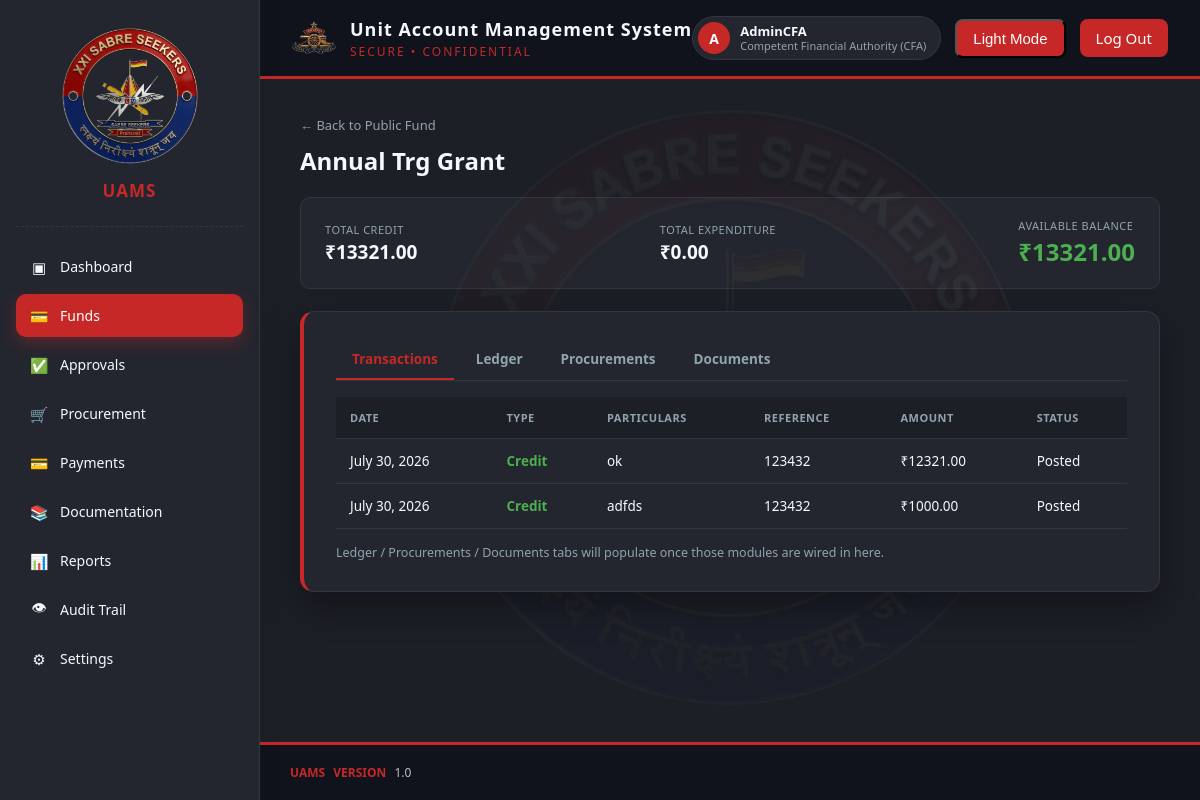
The page /finance/funds/sub-head/e71c5ec3-fc21-4b76-9688-26a798020fd8/ (signed in) on the database its author committed.
### authentication/models.py (models this page shows)
class User(AbstractUser):
    ROLE_CHOICES = [
        ('HEAD_CLERK', 'Head Clerk'),
        ('ACCOUNTS_CLERK', 'Accounts Clerk'),
        ('ACCOUNTS_JCO', 'Accounts JCO'),
        ('ACCOUNTS_OFFICER', 'Accounts Officer'),
        ('CFA', 'Competent Financial Authority (CFA)'),
        ('ADMINISTRATOR', 'Administrator'),
    ]
    STATUS_CHOICES = [
        ('ACTIVE', 'Active'),
        ('SUSPENDED', 'Suspended'),
        ('INACTIVE', 'Inactive'),
    ]
    id = models.UUIDField(primary_key=True, default=uuid.uuid4, editable=False)
    role = models.CharField(max_length=30, choices=ROLE_CHOICES, default='ACCOUNTS_CLERK')
    status = models.CharField(max_length=20, choices=STATUS_CHOICES, default='ACTIVE')
    class Meta:
        db_table = 'uams_users'

### masterdata/models.py (models this page shows, shortened)
class SubHead(CoreModel):
    fund_head = models.ForeignKey(
        FundHead, on_delete=models.PROTECT, related_name="sub_heads"
    )
    name = models.CharField(max_length=150)
    code = models.CharField(max_length=20)
    is_active = models.BooleanField(default=True)
    class Meta:
        db_table = "md_sub_heads"
        ordering = ["fund_head__name", "name"]
        unique_together = ("fund_head", "code")
        verbose_name_plural = "Sub Heads"

class FundHead(CoreModel):
    name = models.CharField(max_length=150, unique=True)
    code = models.CharField(max_length=20, unique=True)
    is_active = models.BooleanField(default=True)
    class Meta:
        db_table = "md_fund_heads"
        ordering = ["name"]

### finance/models.py (models this page shows, shortened)
class FundTransaction(CoreModel):
    TRANSACTION_TYPE_CHOICES = [
        ("OPENING", "Opening Balance"),
        ("CREDIT", "Additional Credit"),
        ("EXPENDITURE", "Actual Expenditure"),
        ("CREDIT_REVERSAL", "Credit Reversal"),
        ("EXPENDITURE_REVERSAL", "Expenditure Reversal"),
        ("ADJUSTMENT_CREDIT", "Credit Adjustment"),
        ("ADJUSTMENT_DEBIT", "Debit Adjustment"),
    ]
    financial_year = models.ForeignKey(
        FinancialYear,
        on_delete=models.PROTECT,
        related_name="fund_transactions",
    )
    sub_head = models.ForeignKey(
        SubHead,
        on_delete=models.PROTECT,
        related_name="fund_transactions",
    )
    transaction_type = models.CharField(
        max_length=30,
        choices=TRANSACTION_TYPE_CHOICES,
    )
    amount = models.DecimalField(
        max_digits=15,
        decimal_places=2,
        validators=[MinValueValidator(Decimal("0.01"))],
    )
    transaction_date = models.DateField(
        default=timezone.localdate,
    )
    fund_entry = models.OneToOneField(
        FundEntry,
        on_delete=models.PROTECT,
        related_name="ledger_transaction",
        blank=True,
        null=True,
    )
    reference_number = models.CharField(
        max_length=100,
        blank=True,
        null=True,
    )
    reference_type = models.CharField(
        max_length=50,
        blank=True,
        null=True,
        help_text="Example: FUND_ENTRY, PAYMENT or REVERSAL.",
    )
    reference_id = models.PositiveBigIntegerField(
        blank=True,
        null=True,
    )
    remarks = models.TextField(
        blank=True,
        null=True,
    )
    is_reversed = models.BooleanField(
        default=False,
    )
    class Meta:
        db_table = "fin_fund_transactions"
        ordering = ["-transaction_date", "-created_at"]
        verbose_name = "Fund Transaction"
        verbose_name_plural = "Fund Transactions"
    @property
    def debit_amount(self):
        debit_types = {
            "EXPENDITURE",
            "CREDIT_REVERSAL",
            "ADJUSTMENT_DEBIT",
        }
        if self.transaction_type in debit_types:
            return self.amount
        return Decimal("0.00")

### finance/views.py (the view)
@login_required
def sub_head_detail(request, pk):
    role = getattr(request.user, "role", None)
    if role not in FUND_ROLES:
        raise PermissionDenied(
            "You are not authorised to access Funds."
        )
    sub_head = get_object_or_404(
        SubHead.objects.select_related("fund_head"), pk=pk
    )
    txns = FundTransaction.objects.filter(sub_head=sub_head)
    summary = _balance_summary(txns)
    transactions = txns.order_by("-transaction_date", "-created_at")
    context = {
        "sub_head": sub_head,
        "summary": summary,
        "transactions": transactions,
        "role": role,
    }
    return render(request, "finance/sub_head_detail.html", context)

### core_base/models.py (called while the page is built)
    def get_queryset(self):
        return super().get_queryset().filter(is_deleted=False)

### finance/views.py (called while the page is built)
def _balance_summary(transaction_qs):
    totals = transaction_qs.aggregate(
        total_credit=Coalesce(
            Sum("amount", filter=Q(transaction_type__in=CREDIT_TYPES)),
            ZERO,
        ),
        total_expenditure=Coalesce(
            Sum("amount", filter=Q(transaction_type="EXPENDITURE")),
            ZERO,
        ),
        total_debit=Coalesce(
            Sum("amount", filter=Q(transaction_type__in=DEBIT_TYPES)),
            ZERO,
        ),
    )
    totals["available_balance"] = (
        totals["total_credit"] - totals["total_debit"]
    )
    return totals

### templates/finance/sub_head_detail.html (shortened to what this page needs)
{% load static %}
<!DOCTYPE html>
<html lang="en">
<head>
  <link rel="stylesheet" href="{% static 'css/style.css' %}">
</head>
<body>
<div class="app-layout">
  {% include 'partials/sidebar.html' with active_nav='funds' %}
  <div class="main-content">
    {% include 'partials/header.html' with active_nav='funds' %}
    <div class="dashboard-shell">
      <a href="{% url 'finance:fund-head-detail' sub_head.fund_head.pk %}" class="shd-back">&larr; Back to {{ sub_head.fund_head.name }}</a>
      <h2 class="shd-title">{{ sub_head.name }}</h2>
      <div class="shd-summary-card">
        <div class="shd-summary-item">
          <div class="label">Total Credit</div>
          <div class="value">&#8377;{{ summary.total_credit|floatformat:2 }}</div>
        </div>
        <div class="shd-summary-item">
          <div class="label">Total Expenditure</div>
          <div class="value">&#8377;{{ summary.total_expenditure|floatformat:2 }}</div>
        </div>
        <div class="shd-summary-item balance">
          <div class="label">Available Balance</div>
          <div class="value">&#8377;{{ summary.available_balance|floatformat:2 }}</div>
        </div>
      </div>
      <div class="card">
        <div class="shd-tabs">
          <div class="shd-tab active">Transactions</div>
          <div class="shd-tab">Ledger</div>
          <div class="shd-tab">Procurements</div>
          <div class="shd-tab">Documents</div>
        </div>
        <table class="shd-table">
          <thead>
            <tr>
              <th>Date</th>
              <th>Type</th>
              <th>Particulars</th>
              <th>Reference</th>
              <th>Amount</th>
              <th>Status</th>
            </tr>
          </thead>
          <tbody>
            {% for txn in transactions %}
              <tr>
                <td>{{ txn.transaction_date }}</td>
                <td>
                  {% if txn.debit_amount %}
                    <span class="shd-debit">Debit</span>
                  {% else %}
                    <span class="shd-credit">Credit</span>
                  {% endif %}
                </td>
                <td>{{ txn.remarks|default:txn.get_transaction_type_display }}</td>
                <td>{{ txn.reference_number|default:"-" }}</td>
                <td>&#8377;{{ txn.amount }}</td>
                <td>{% if txn.is_reversed %}Reversed{% else %}Posted{% endif %}</td>
              </tr>
            {% empty %}
              <tr><td colspan="6" class="shd-empty">No transactions recorded yet for this Sub Head.</td></tr>
            {% endfor %}
          </tbody>
        </table>
        <p style="color:var(--text-secondary); font-size:12.5px; margin-top:14px;">
          Ledger / Procurements / Documents tabs will populate once those modules are wired in here.
        </p>
      </div>
    </div>
    {% include 'partials/footer.html' %}
  </div>
</div>
</body>
</html>

### templates/partials/header.html
{% load static %}
<div class="topbar">
      <div class="brand">
        <img src="{% static 'images/main-logo.png' %}" alt="Unit Crest" class="brand-icon">
        <div>
          <h1>Unit Account Management System</h1>
           <p class="tagline">SECURE &bull; CONFIDENTIAL</p>
        </div>
      </div>
      <div class="topbar-right">
        <div class="profile-chip">
          <span class="profile-avatar">{{ user.username|slice:":1"|upper }}</span>
          <span class="profile-info">
            <span class="profile-name">{{ user.username }}</span>
            <span class="profile-role">{{ user.get_role_display }}</span>
          </span>
        </div>
        <button id="theme-toggle-btn" class="theme-toggle">Light Mode</button>
        <a href="{% url 'logout' %}" class="theme-toggle" style="text-decoration:none;">Log Out</a>
      </div>
    </div>

### rows shown on the page
User: username "A", username "AdminCFA", role "Competent Financial Authority (CFA)"
SubHead: fund_head.name "Public Fund", name "Annual Trg Grant"
FundTransaction: transaction_date "July 30, 2026", shows "Credit", remarks "ok", reference_number "123432", amount "12321.00", is_reversed "Posted"
FundTransaction: transaction_date "July 30, 2026", shows "Credit", remarks "adfds", reference_number "123432", amount "1000.00", is_reversed "Posted"

### other values the page prints
{{ summary.total_credit|floatformat:2 }} "13321.00"
{{ summary.total_expenditure|floatformat:2 }} "0.00"
{{ summary.available_balance|floatformat:2 }} "13321.00"
